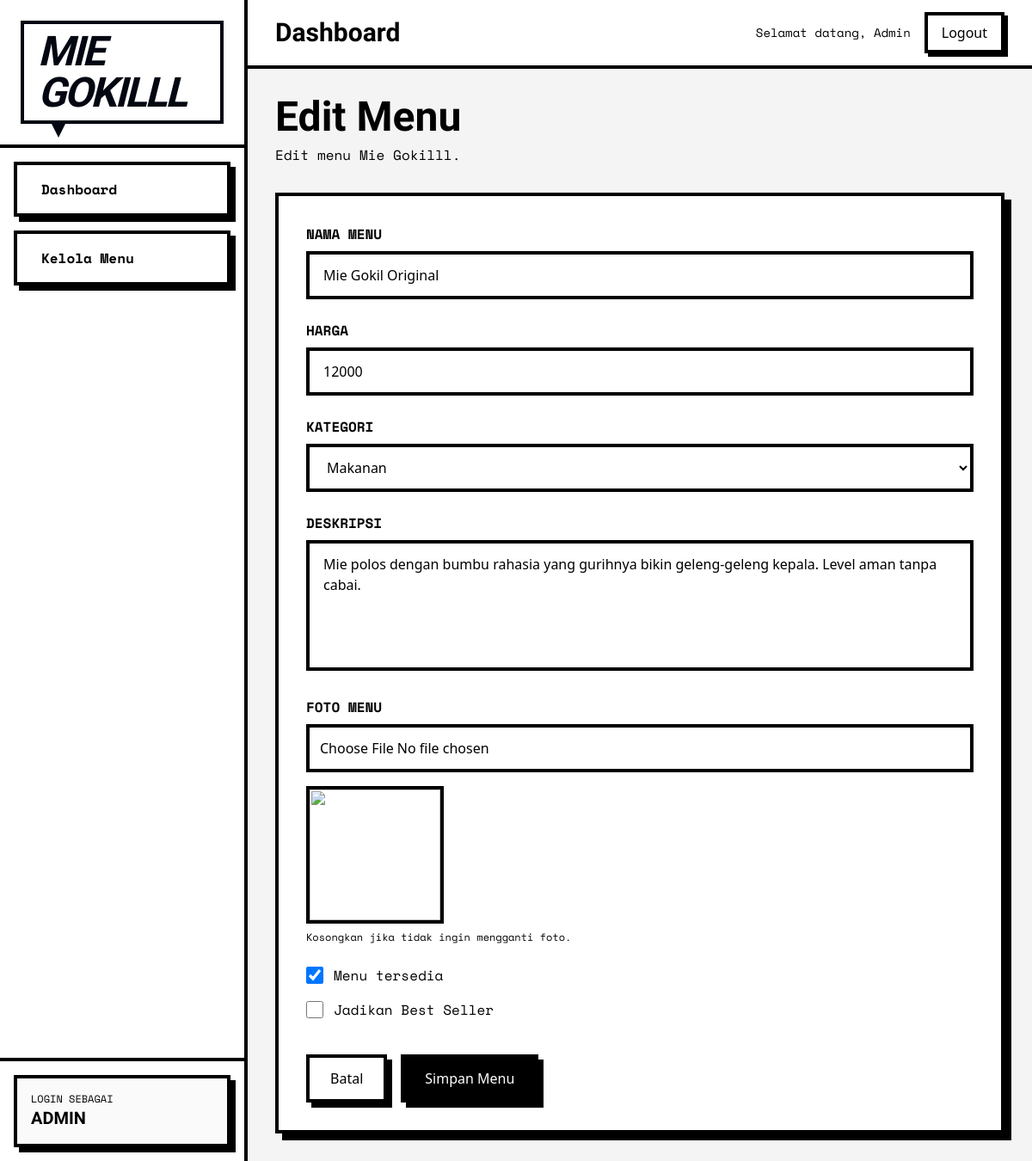
/admin/menu/edit.php?id=1 (signed in), run on the app's committed database.
### tables this page shows
CREATE TABLE `menu` (
  `id` int NOT NULL,
  `nama_menu` varchar(100) NOT NULL,
  `harga` int NOT NULL,
  `kategori` enum('makanan','minuman','cemilan') NOT NULL,
  `deskripsi` text,
  `foto` varchar(255) NOT NULL,
  `tersedia` tinyint(1) NOT NULL DEFAULT '1',
  `terlaris` tinyint(1) NOT NULL DEFAULT '0',
  `created_at` timestamp NULL DEFAULT CURRENT_TIMESTAMP
);

### services/domain.php (called while the page is built)
<?php $domain = "/mie-gokilll/"; ?>

### admin/menu/edit.php (the view, shortened to what this page needs)
<?php
include './../../services/domain.php';
include "./../../config/koneksi.php";
$id = isset($_GET['id']) ? (int)$_GET['id'] : 0;
$stmt = $conn->prepare("
    SELECT *
    FROM menu
    WHERE id = ?
");
$stmt->bind_param('i', $id);
$stmt->execute();
$menu = $stmt->get_result()->fetch_assoc();
?>
<!DOCTYPE html>
<html lang="id">
<head>
    <link rel="stylesheet" href="./../../src/css/style.css">
    <link href="https://cdn.boxicons.com/3.0.8/fonts/basic/boxicons.min.css" rel="stylesheet">
    <link href="https://cdn.boxicons.com/3.0.8/fonts/filled/boxicons-filled.min.css" rel="stylesheet">
    <link href="https://cdn.boxicons.com/3.0.8/fonts/brands/boxicons-brands.min.css" rel="stylesheet">
</head>
<body class="h-screen overflow-hidden bg-zinc-100">
<div class="flex h-screen">
    <?php include './../../includes/admin/sidebar.php'; ?>
    <div class="flex flex-col flex-1 h-screen min-w-0">
        <?php include './../../includes/admin/header.php'; ?>
        <main class="flex-1 overflow-y-auto p-8 max-md:p-4">
            <section class="max-w-4xl mx-auto max-md:mb-20">
                <div class="mb-8">
                    <h1 class="font-bricolage text-5xl font-black">
                        Edit Menu
                    </h1>
                    <p class="font-space-mono mt-2">
                        Edit menu Mie Gokilll.
                    </p>
                </div>
                <form
                    action="<?= $domain . 'admin/menu/proses-edit.php' ?>"
                    method="POST"
                    enctype="multipart/form-data"
                    class="bg-white border-4 border-black shadow-[8px_8px_0px_#000] p-8 space-y-6"
                >
                    <div>
                        <label class="block font-space-mono font-bold mb-2">
                            NAMA MENU
                        </label>
                        <input
                            type="text"
                            name="nama_menu"
                            required
                            value="<?= htmlspecialchars($menu['nama_menu']) ?>"
                            class="w-full border-4 border-black px-4 py-3 outline-none"
                            placeholder="Mie Gokill Original"
                        >
                    </div>
                    <div>
                        <label class="block font-space-mono font-bold mb-2">
                            HARGA
                        </label>
                        <input
                            type="text"
                            name="harga"
                            inputmode="numeric"
                            value="<?= $menu['harga'] ?>"
                            pattern="[0-9]*"
                            required
                            class="w-full border-4 border-black px-4 py-3 outline-none"
                            placeholder="18000"
                        >
                    </div>
                    <div>
                        <label class="block font-space-mono font-bold mb-2">
                            KATEGORI
                        </label>
                        <select
                            name="kategori"
                            required
                            class="w-full border-4 border-black px-4 py-3 outline-none"
                        >
                            <option value="makanan"
                                <?= $menu['kategori'] == 'makanan' ? 'selected' : '' ?>>
                                Makanan
                            </option>
                        </select>
                    </div>
                    <div>
                        <label class="block font-space-mono font-bold mb-2">
                            DESKRIPSI
                        </label>
                        <textarea
                            name="deskripsi"
                            rows="5"
                            class="w-full border-4 border-black px-4 py-3 resize-none outline-none"
                            placeholder="Masukkan deskripsi menu..."
                        ><?= htmlspecialchars($menu['deskripsi']) ?></textarea>
                    </div>
                    <div>
                        <label class="block font-space-mono font-bold mb-2">
                            FOTO MENU
                        </label>
                        <input
                            type="file"
                            name="foto"
                            accept="image/*"
                            id="previewInput"
                            class="w-full mb-4 border-4 border-black p-3"
                        >
                        <div class="w-40 aspect-square overflow-hidden border-4 border-black bg-white">
                            <img
                                id="previewImg"
                                src="<?= $domain . 'uploads/' . $menu['foto'] ?>"
                                class="w-full h-full object-cover"
                            >
                        </div>
                        <p class="font-space-mono text-xs mt-2">
                            Kosongkan jika tidak ingin mengganti foto.
                        </p>
                    </div>
                    <div class="flex flex-col gap-4">
                        <label class="flex items-center gap-3">
                            <input
                                type="checkbox"
                                name="tersedia"
                                value="1"
                                <?= $menu['tersedia'] ? 'checked' : '' ?>
                                class="w-5 h-5"
                            >
                            <span class="font-space-mono">
                                Menu tersedia
                            </span>
                        </label>
                        <label class="flex items-center gap-3">
                            <input
                                type="checkbox"
                                name="terlaris"
                                value="1"
                                class="w-5 h-5"
                                <?= $menu['terlaris'] ? 'checked' : '' ?>
                            >
                            <span class="font-space-mono">
                                Jadikan Best Seller
                            </span>
                        </label>
                    </div>
                    <div class="flex gap-4 pt-4">
                        <a
                            href="<?= $domain . 'admin/menu' ?>"
                            class="px-6 py-3 border-4 border-black bg-white shadow-[6px_6px_0px_#000] hover:translate-x-1 hover:translate-y-1 hover:shadow-none transition-all"
                        >
                            Batal
                        </a>
                        <button
                            type="submit"
                            class="px-6 py-3 border-4 border-black bg-black text-white shadow-[6px_6px_0px_#000] hover:translate-x-1 hover:translate-y-1 hover:shadow-none transition-all"
                        >
                            Simpan Menu
                        </button>
                    </div>
                </form>
</section>
        </main>
    </div>
</div>
</body>
</html>

### data on the page
menu: nama_menu "Mie Gokil Original", harga "12000", kategori "Makanan", deskripsi "Mie polos dengan bumbu rahasia yang gurihnya bikin geleng-geleng kepala. Level aman tanpa cabai.", tersedia "☑"

### other printed values
$_SESSION['username'] "Admin"
